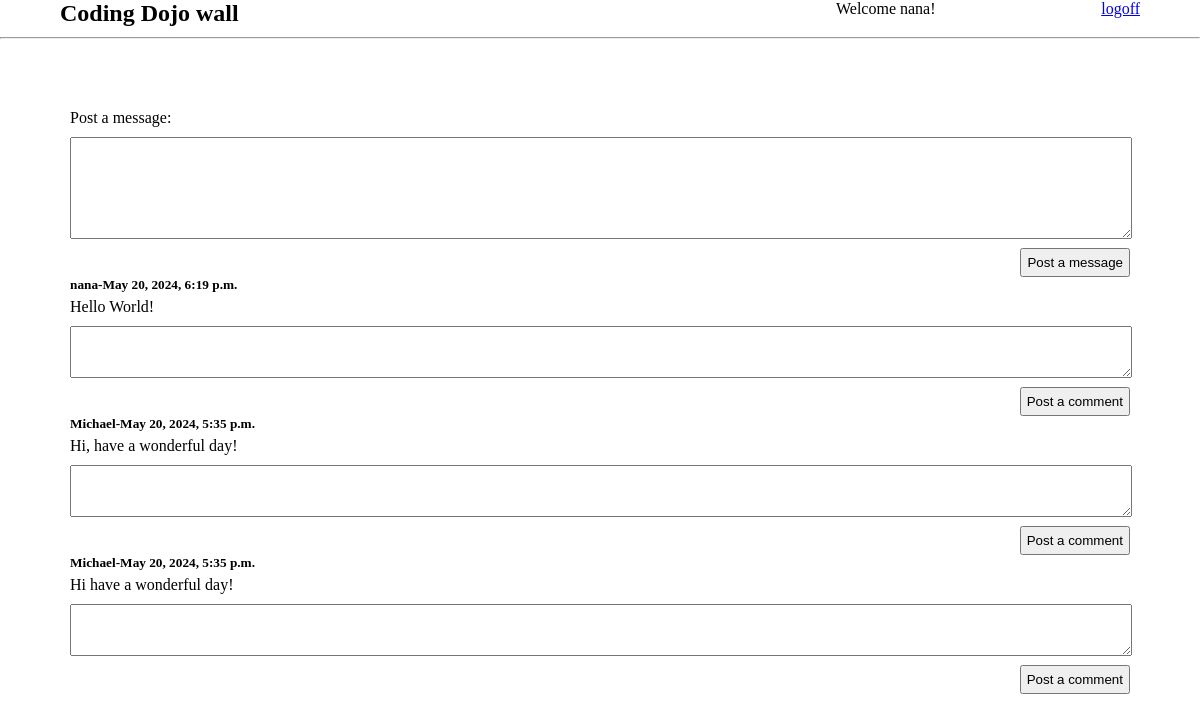
/wall (signed in), run on an earlier commit of the app's database.
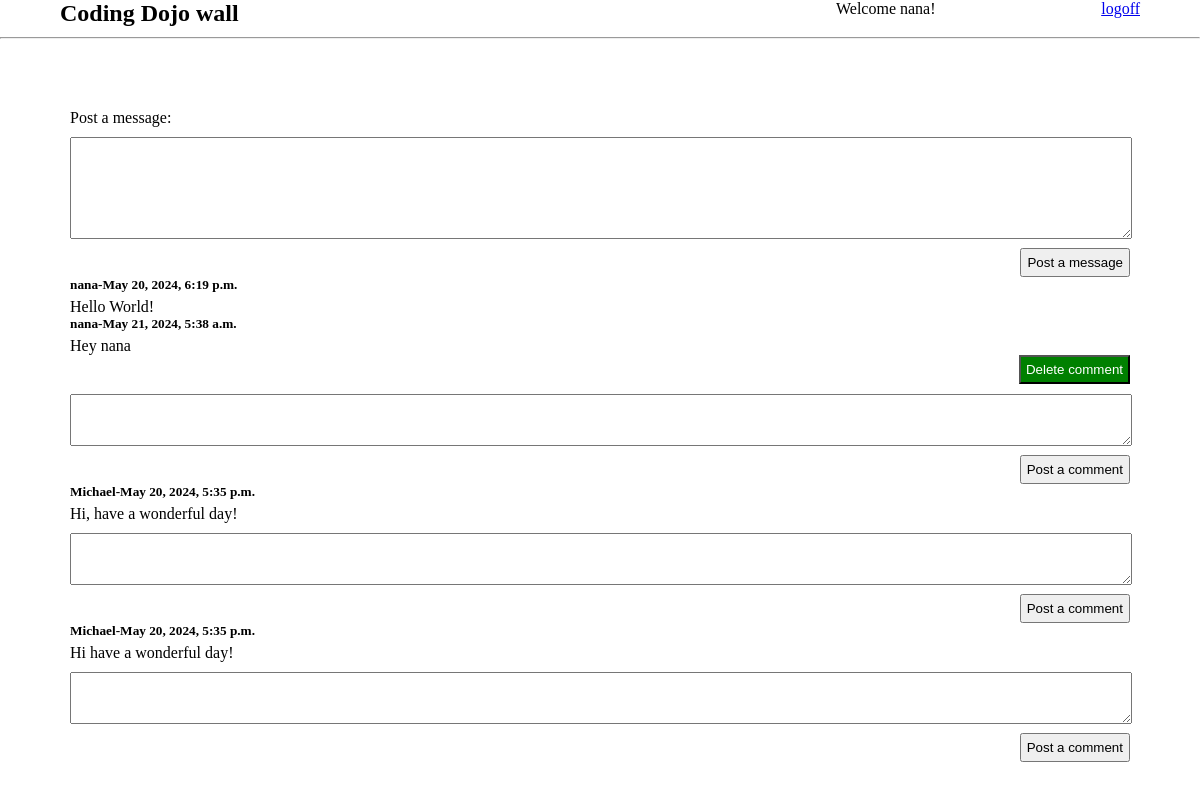
And on a later commit of the database.
### wall_app/models.py (models this page shows)
class User(models.Model):
    first_name=models.CharField(max_length=45)
    last_name=models.CharField(max_length=45)
    email=models.CharField(max_length=45)
    password=models.CharField(max_length=23)
    created_at=models.DateTimeField(auto_now_add=True)
    updated_at=models.DateTimeField(auto_now=True)
    objects=UserManager()

class Message(models.Model):
    users=models.ForeignKey(User, related_name="messages", on_delete=models.CASCADE)
    message=models.TextField()
    time=models.TimeField(auto_now_add=True)
    created_at=models.DateTimeField(auto_now_add=True)
    updated_at=models.DateTimeField(auto_now=True)

class Comment(models.Model):
    users=models.ForeignKey(User, related_name="comments", on_delete=models.CASCADE)
    messages=models.ForeignKey(Message,related_name="comments",on_delete=models.CASCADE)
    comment=models.TextField()
    time=models.TimeField(auto_now_add=True)
    created_at=models.DateTimeField(auto_now_add=True)
    updated_at=models.DateTimeField(auto_now=True)

### wall_app/views.py (the view)
# urls.py: path('wall',views.success),
def success(request):
    if "userid" not in request.session:
        return redirect("/")
    data=   { "user":User.objects.get(id=request.session['userid']),
            "message":Message.objects.all().order_by("-created_at"),
    }
    return render(request,'success.html',data)

### wall_app/templates/success.html (shortened to what this page needs)
<!DOCTYPE html>
<lang="en">
<head>
    {%load static%}
    <link rel="stylesheet" href="{% static 'style2.css' %}">
</head>
<body>
    <div class="header">
        <h2>Coding Dojo wall</h2>
        <div class="headersec">
            <p>Welcome {{user.first_name}}!</p>
            <a href='/delete'>logoff</a>
        </div>
    </div>
    <hr>
    <div class="container">
        <p>Post a message:</p>
        <form action="/message/{{user.id}}" method="post">
            <textarea name="message" ></textarea>
            <input type="submit" value="Post a message">
        </form>
        {%for message in message%}
            <h5>{{message.users.first_name}}-{{message.created_at}}</h5>
            <p>{{message.message}}</p>
            {%for comment in message.comments.all%}
                <h5>{{comment.users.first_name}}-{{comment.created_at}}</h5>
                <p>{{comment.comment}}</p>
                <button><a href="/delete/{{comment.id}}">Delete comment</a></button>
            {%endfor%}
            <form action="/comment/{{user.id}}/{{message.id}}" method="post">
                <textarea name="comment" class="comment"></textarea>
                <input type="submit" value="Post a comment">
            </form>
        {%endfor%}
    </div>
</body>
</html>

### wall_app/static/style2.css (style rules this page uses)
* { margin:0; padding:0; }
.header { display: flex; justify-content: space-between; width: 90%; margin: auto; }
.header h2 { width: 70%; }
.headersec { width: 30%; display: flex; justify-content: space-between; }
.headersec p { margin-left: 20px; }
hr { margin-top: 10px; }
.container { padding:70px; }
textarea { margin-top: 10px; width: 100%; height: 100px; }
input[type=submit] { margin-top: 5px; padding: 5px; margin-left:auto; display: block; }
h5 { margin-bottom: 5px; }
.comment { height: 50px; }
button { padding: 5px; background-color: green; margin-left: auto; display: block; }
button a { text-decoration: none; color: white; }

What changed in the data, as far as the page shows it:
added Comment: users.first_name "nana", created_at "May 21, 2024, 5:38 a.m.", comment "Hey nana", shown under Message "Hello World!"
